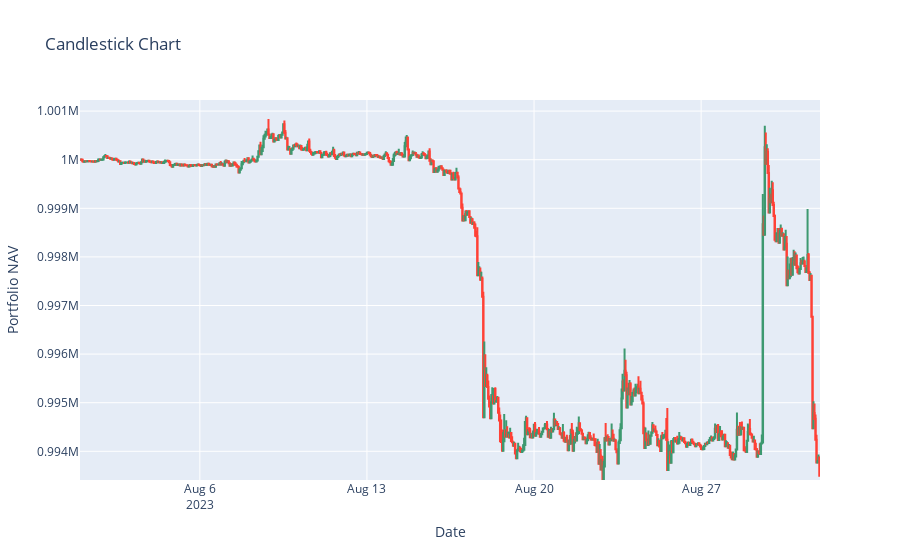

Notebook cell for this chart:
### Code cell
import pandas as pd
import plotly.graph_objects as go

# Create a Candlestick chart
fig = go.Figure(data=[go.Candlestick(x=df['date'],
                open=portfolio['nav_open'],
                high=portfolio['nav_high'],
                low=portfolio['nav_low'],
                close=portfolio['nav_close'])])

# Customize the layout
fig.update_layout(
    title='Candlestick Chart',
    yaxis_title='Portfolio NAV',
    xaxis_title='Date',
    xaxis_rangeslider_visible=False  # Hides the range slider
)

# Show the figure
fig.show()

### Figure 1 — Plotly figure (JSON) as saved in the notebook; plotly's stock layout.template omitted (floating-point values rounded to 4 significant figures; data arrays with more than 128 entries replaced by an {"elided": "..."} marker saying what was removed)
{"data": [{"close": {"elided": "744 float values"}, "high": {"elided": "744 float values"}, "low": {"elided": "744 float values"}, "open": {"elided": "744 float values"}, "type": "candlestick", "x": {"elided": "744 str values"}}], "layout": {"autosize": true, "title": {"text": "Candlestick Chart"}, "xaxis": {"autorange": true, "range": ["2023-07-31 23:30", "2023-08-31 23:30"], "rangeslider": {"visible": false, "yaxis": {}}, "title": {"text": "Date"}, "type": "date"}, "yaxis": {"autorange": true, "range": [993400.0, 1001000.0], "title": {"text": "Portfolio NAV"}}}}
